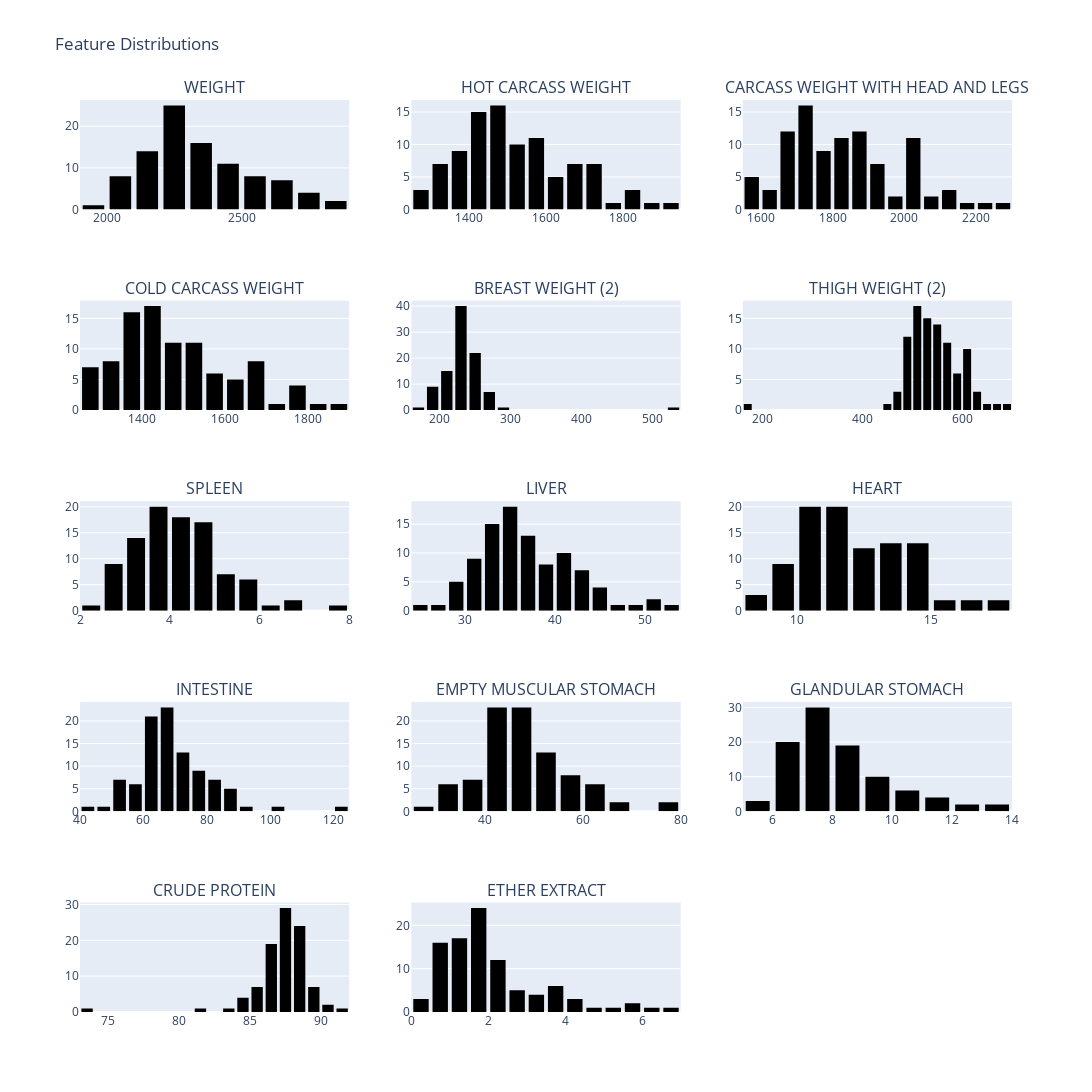

Source (notebook cell):
### Markdown cell above
And inspect the resulting distributions.

### Code cell
plotter.plot_features(
    df, 
    df.columns,
    plot_type= 'Histogram',
    num_columns=3, 
    plot_title='Feature Distributions'
)
